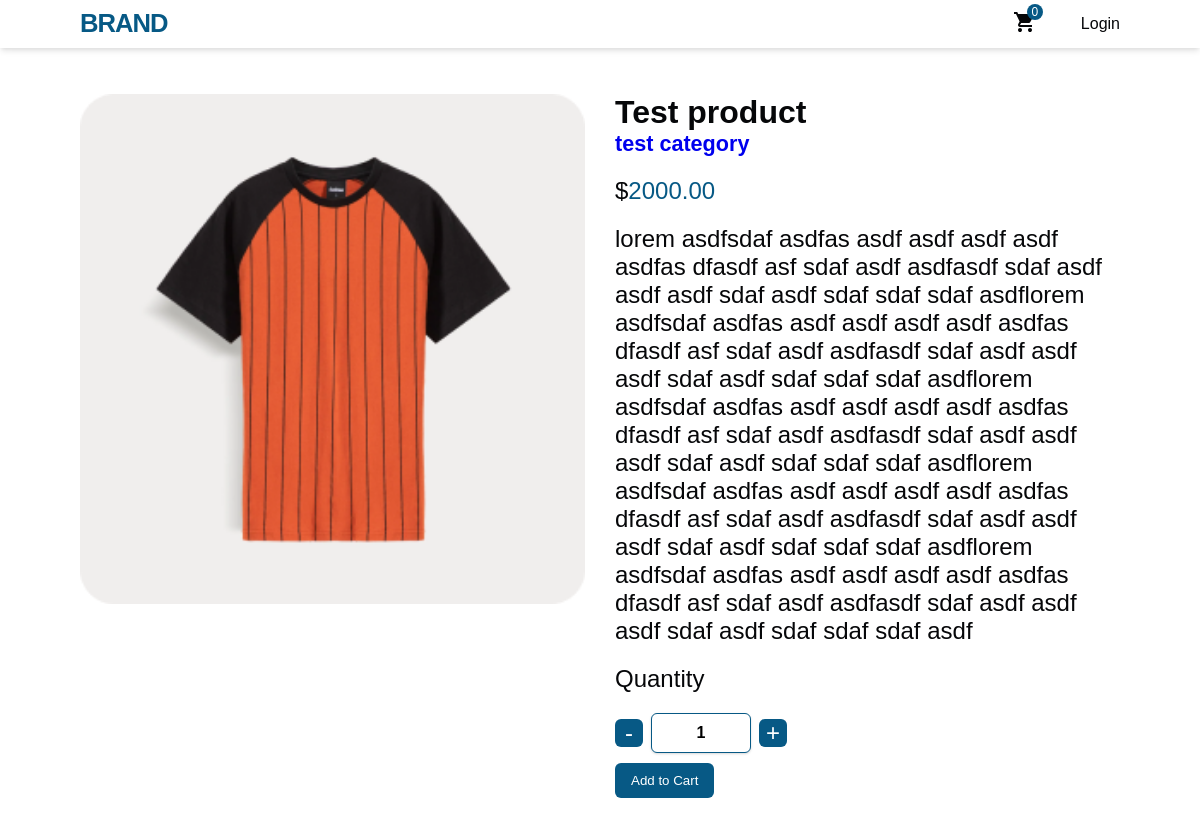
Screenshot of /product/c2ff19a1-f67c-4ef1-9a41-50e007b7c5f5 with the database file from the repository.
### app/models.py (models this page shows, shortened)
class Product(models.Model):
    id = models.UUIDField(
        primary_key=True,
        default=uuid.uuid4,
        editable=False
    )
    name = models.CharField(max_length=100)
    description = models.TextField(null=True)
    price = models.DecimalField(max_digits=10, decimal_places=2)
    discount_price = models.DecimalField(max_digits=10, decimal_places=2,default=0)
    stock = models.IntegerField()
    available = models.BooleanField(default=True)
    category = models.ForeignKey(Category, on_delete=models.CASCADE)
    created_at = models.DateTimeField(auto_now_add=True)
    updated_at = models.DateTimeField(auto_now=True)
    image = models.ImageField(upload_to='product', null=True)

class Category(models.Model):
    id = models.UUIDField(
        primary_key=True,
        default=uuid.uuid4,
        editable=False
    )
    name = models.CharField(max_length=100)
    image = models.ImageField(upload_to='category', null=True)

### app/views.py (the view)
# urls.py: path("product/<uuid:id>", views.ProductDetail.as_view(), name="product"),
class ProductDetail(View):
    def get(self, request, id):
        cart_count = get_cart_count(request)
        product = get_object_or_404(Product, id=id)
        return render(request, "app/productdetail.html", locals())

### app/views.py (called while the page is built)
def get_cart_count(request):
    user = request.user
    if request.user.is_authenticated:
        cart_count = Cart.objects.filter(user=user).aggregate(total_quantity=Sum('quantity'))['total_quantity']
        if cart_count is None:
            cart_count = 0
    else:
        cart_count = 0
    return cart_count

### app/templates/app/productdetail.html (shortened to what this page needs)
{% extends "base.html" %}
{% load static %}
{% block content %}
<section class="main-container product-detail-container">
    <div class="w-full">
        <img src="{{product.image.url}}" class="w-full" alt="{{product.name}}"  />
    </div>
    <div class="w-full product-right">
        <div>
            <h3 class="product-name">{{product.name}}</h3>
            <a class="category-name" href="{% url 'category' product.category.id %}">{{product.category.name}}</a>
            <p class="price">$<span class="primary-color">{{product.price}}</span></p>
            <p class="description">{{product.description}}</p>
            <form action="{% url 'add_to_cart' %}?next={{ request.path|urlencode}}" method="POST">
                <p class="quantity">Quantity</p>
                <div class="flex-items-center gap-8">
                    <button type="button" class="quantity-btn" onclick="changeQuantity('-')">-</button>
                    <input type="number" name="quantity" class="quantity-input" id="quantity-input" value=1 />
                    <button type="button" class="quantity-btn" onclick="changeQuantity('+')">+</button>
                </div>
                <button type="submit" class="add-to-cart-button">Add to Cart</button>
            </form>
        </div>
    </div>
</section>
{% endblock content %}

### app/static/css/app.css (style rules this page uses)
* { padding: 0; margin: 0; box-sizing: border-box; list-style: none; text-decoration: none; scroll-behavior: smooth; font-family: "Poppins", sans-serif; -webkit-font-smoothing: antialiased; -moz-osx-font-smoothing: grayscale; text-rendering: optimizeLegibility; }
:root { --primary-color: #075985; --black-color: #060709; --white-color: #fff; --max-width: 1080px; --h1-font: 5.5rem; --h2-font: 3.5rem; --p-font: 1rem; --gray-100: #f3f4f5; --gray-300: #ababab; --small-border-radius: 6px; --grid-gap: 1.5rem; --shadow-small: 0 1px 3px 0 rgba(0, 0, 0, 0.1), 0 1px 2px 0 rgba(0, 0, 0, 0.06); --shadow-medium: 0 4px 6px -1px rgba(0, 0, 0, 0.1), 0 2px 4px -1px rgba(0, 0, 0, 0.06); --shadow-large: 0 10px 15px -3px rgba(0, 0, 0, 0.1), 0 4px 6px -2px rgba(0, 0, 0, 0.05); }
body { background-color: var(--bg-color); color: var(--black-color); }
a, button { cursor: pointer; border: none; outline: none; user-select: none; background: none; box-shadow: none; }
img, video { display: block; max-width: 100%; height: auto; object-fit: cover; }
.gap-8 { gap: 8px; }
.main-container { max-width: var(--max-width); margin: auto; padding: 20px; }
.flex-items-center { display: flex; align-items: center; }
.product-detail-container { display: grid; grid-template-columns: repeat(2, 1fr); gap: 30px; padding-top: 50px; padding-bottom: 50px; }
.w-full { width: 100%; }
.product-name { font-size: 2rem; font-weight: 700; }
.category-name { font-size: 1.35rem; font-weight: 600; }
.description { font-size: 1.5rem; padding: 20px 0; }
.price { font-size: 1.5rem; padding-top: 20px; }
.primary-color { color: var(--primary-color); }
.quantity { padding-bottom: 20px; font-size: 1.5rem; }
.quantity-btn { border: none; background-color: var(--primary-color); color: var(--white-color); width: 28px; height: 28px; display: flex; justify-content: center; align-items: center; border-radius: var(--small-border-radius); font-size: 24px; }
.quantity-input { width: 100px; padding: 10px; font-size: 16px; font-weight: 600; background-color: var(--white-color); box-shadow: var(--shadow-small); border-radius: var(--small-border-radius); border: 1px solid var(--primary-color); text-align: center; }
.add-to-cart-button { display: block; transition: all 0.5s ease-in-out 0s; border: none; background-color: var(--primary-color); color: var(--white-color); padding: 10px 16px; border-radius: var(--small-border-radius); margin-top: 10px; }
input[type="number"] { -moz-appearance: textfield; }
@media (max-width: 1500px) { :root { --h1-font: 4.8rem; --h2-font: 2.8rem; --p-font: 15px; } }

### rows the page displays
Product: image (picture), name "Test product", category.name "test category", price "2000.00", description "lorem asdfsdaf asdfas asdf asdf asdf asdf asdfas dfasdf asf sdaf asdf asdfasdf sdaf asdf asdf asdf sdaf asdf sdaf sdaf sdaf asdflorem asdfsdaf asdfas asdf asdf asdf asdf asdfas dfasdf asf sdaf asdf asdfasdf sdaf asdf asdf asdf sdaf asdf sdaf sdaf sdaf asdflorem asdfsdaf asdfas asdf asdf asdf asdf asdfas dfasdf asf sdaf asdf asdfasdf sdaf asdf asdf asdf sdaf asdf sdaf sdaf sdaf asdflorem asdfsdaf asdfas asdf asdf asdf asdf asdfas dfasdf asf sdaf asdf asdfasdf sdaf asdf asdf asdf sdaf asdf sdaf sdaf sdaf asdflorem asdfsdaf asdfas asdf asdf asdf asdf asdfas dfasdf asf sdaf asdf asdfasdf sdaf asdf asdf asdf sdaf asdf sdaf sdaf sdaf asdf"

### other values shown
{{ cart_count }} "0"
